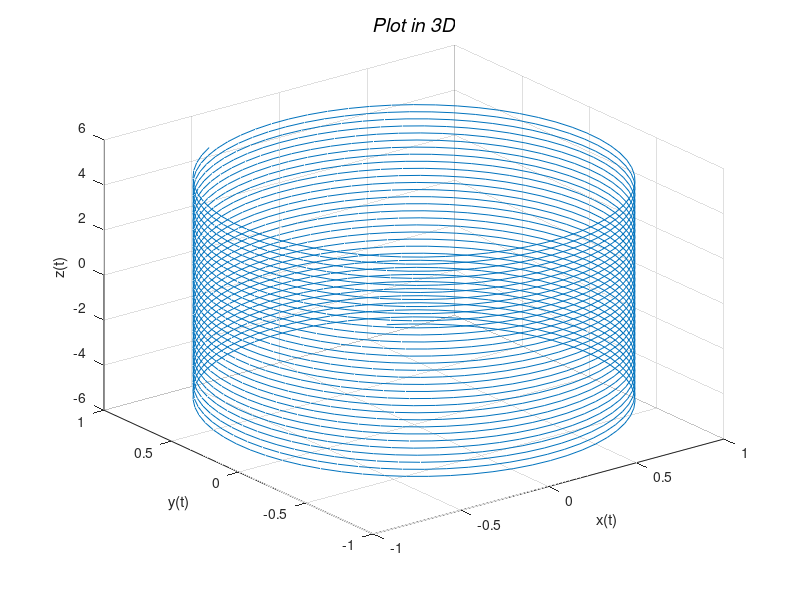

Write MATLAB code to recreate this figure.
%%% Three Dimensional Plot
%%% Plot3 command
%%% The function "plot3" is a three dimensional analogue of "plot"
%%% plot3(x,y,z) draws a curve by taking the points x(i), y(i), z(i)
%%% and joining the dots

t=-5:.005:5;
x=sin(20*t);
y=cos(20*t);
z=t;

plot3(x,y,z)
grid on

xlabel('x(t)');
ylabel('y(t)');
zlabel('z(t)');

title('\it{Plot in 3D}','Fontsize',14)
